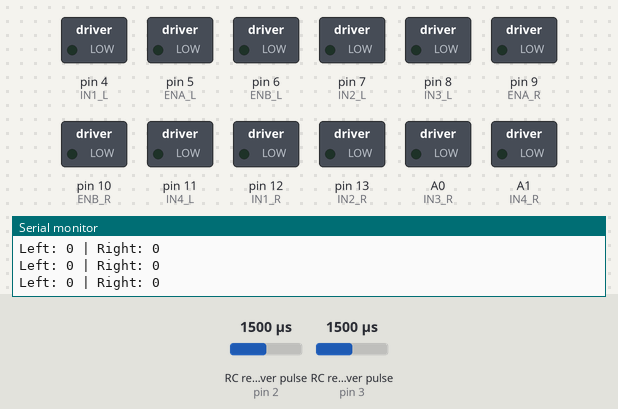
The sketch below on a simulated Arduino Uno, built with avr-gcc and run on an emulated ATmega328P. Parts: switched loads named in the sketch (green lamp = pin HIGH), the last lines printed to the serial monitor. Wiring (inferred from the names in the program): 2 × RC receiver channel: data pin 2 / data pin 3. The test bench sets the inputs (shaded band); at power-on: RC receiver pulse (sensors on pin 2, pin 3) 1500 µs.

Above: at 1.2 s.
1.3 s: RC receiver pulse (sensor on pin 2) set to 1582 µs
4.3 s: RC receiver pulse (sensor on pin 2) set to 1597 µs
At 5.5 s:
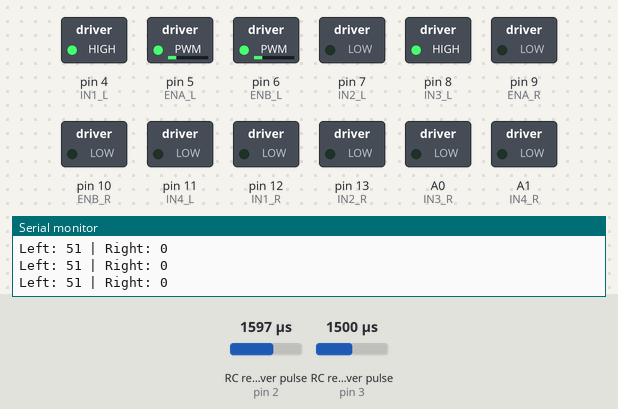
5.8 s: RC receiver pulse (sensor on pin 3) set to 1536 µs
7.3 s: RC receiver pulse (sensor on pin 3) set to 1590 µs
10.3 s: RC receiver pulse (sensor on pin 3) set to 1612 µs
At 11.5 s:
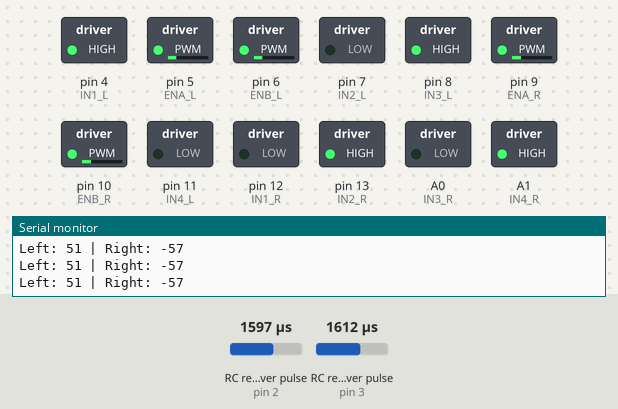
11.8 s: RC receiver pulse (sensor on pin 3) set to 1750 µs
At 15.0 s:
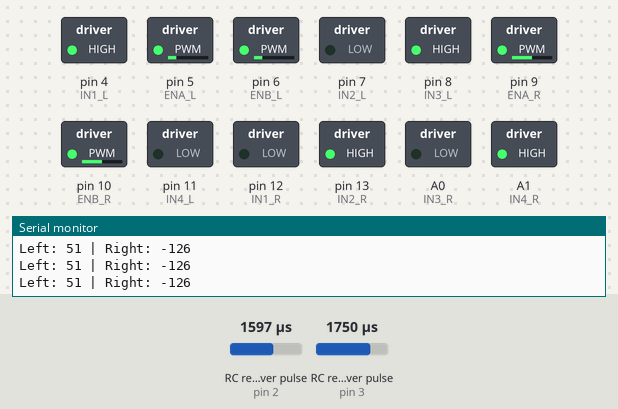
Timing chart, 0 to 15.8 s (numbered marks = the images above; inputs shaded):
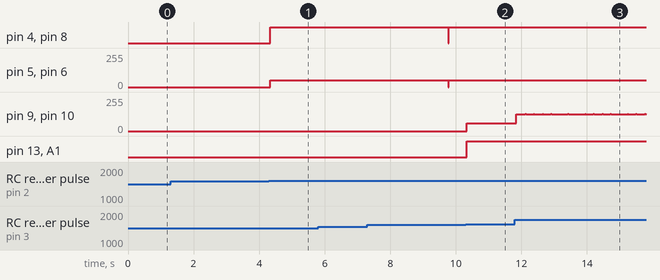

Measured:
- the behaviour switches between 1596 and 1597 µs on RC receiver pulse (sensor on pin 2) (found by bisection; images 0 and 1)
- the behaviour switches between 1599 and 1600 µs on RC receiver pulse (sensor on pin 3) (found by bisection; images 1 and 2)
- after the input at 4.3 s, pin 4 (IN1_L), pin 8 (IN3_L): LOW → HIGH at once; pin 5 (ENA_L), pin 6 (ENB_L): 0/255 → 51/255 at once
- after the input at 10.3 s, pin 9 (ENA_R), pin 10 (ENB_R): 0/255 → 57/255 at once; pin 13 (IN2_R), A1 (IN4_R): LOW → HIGH at once

The sketch:

code.ino
```cpp
// ============================================================
//   RC CAR - All 4 EN pins on PWM
// ============================================================

#define CH1_PIN 2
#define CH2_PIN 3

volatile unsigned long ch1_start = 0, ch2_start = 0;
volatile int ch1_val = 0, ch2_val = 0;

// === L298N #1 LEFT ===
const int ENA_L = 5;   // PWM ✅
const int IN1_L = 4;
const int IN2_L = 7;
const int ENB_L = 6;   // PWM ✅
const int IN3_L = 8;
const int IN4_L = 11;

// === L298N #2 RIGHT ===
const int ENA_R = 9;   // PWM ✅
const int IN1_R = 12;
const int IN2_R = 13;
const int ENB_R = 10;  // PWM ✅
const int IN3_R = A0;
const int IN4_R = A1;

const int RES_MIN = 1000;
const int RES_MAX = 2000;

// ============================================================
void ch1_ISR() {
  if (digitalRead(CH1_PIN) == HIGH) ch1_start = micros();
  else {
    unsigned long w = micros() - ch1_start;
    if (w >= 900 && w <= 2100)
      ch1_val = map(w, RES_MIN, RES_MAX, -255, 255);
  }
}

void ch2_ISR() {
  if (digitalRead(CH2_PIN) == HIGH) ch2_start = micros();
  else {
    unsigned long w = micros() - ch2_start;
    if (w >= 900 && w <= 2100)
      ch2_val = map(w, RES_MIN, RES_MAX, -255, 255);
  }
}

// ============================================================
void setup() {
  Serial.begin(9600);

  pinMode(CH1_PIN, INPUT);
  pinMode(CH2_PIN, INPUT);
  attachInterrupt(digitalPinToInterrupt(CH1_PIN), ch1_ISR, CHANGE);
  attachInterrupt(digitalPinToInterrupt(CH2_PIN), ch2_ISR, CHANGE);

  pinMode(ENA_L, OUTPUT); pinMode(IN1_L, OUTPUT); pinMode(IN2_L, OUTPUT);
  pinMode(ENB_L, OUTPUT); pinMode(IN3_L, OUTPUT); pinMode(IN4_L, OUTPUT);
  pinMode(ENA_R, OUTPUT); pinMode(IN1_R, OUTPUT); pinMode(IN2_R, OUTPUT);
  pinMode(ENB_R, OUTPUT); pinMode(IN3_R, OUTPUT); pinMode(IN4_R, OUTPUT);

  stopAll();
  Serial.println("Ready — All 4 EN pins on PWM");
}

// ============================================================
void loop() {
  int leftSpeed  = ch1_val;   // CH1 → Left motors directly
  int rightSpeed = -ch2_val;  // CH2 → Right motors INVERTED

  Serial.print("Left: "); Serial.print(leftSpeed);
  Serial.print(" | Right: "); Serial.println(rightSpeed);

  // Deadzone
  if (abs(leftSpeed)  < 50) leftSpeed  = 0;
  if (abs(rightSpeed) < 50) rightSpeed = 0;

  leftSpeed  = constrain(leftSpeed,  -255, 255);
  rightSpeed = constrain(rightSpeed, -255, 255);

  driveLeft(leftSpeed);
  driveRight(rightSpeed);

  delay(20);
}

// ============================================================
void driveLeft(int spd) {
  int a = LOW, b = LOW;
  if      (spd > 0) { a = HIGH; b = LOW; }
  else if (spd < 0) { a = LOW; b = HIGH; spd = -spd; }
  int s = constrain(spd, 0, 255);

  digitalWrite(IN1_L, a); digitalWrite(IN2_L, b); analogWrite(ENA_L, s);
  digitalWrite(IN3_L, a); digitalWrite(IN4_L, b); analogWrite(ENB_L, s);
}

void driveRight(int spd) {
  int a = LOW, b = LOW;
  if      (spd > 0) { a = HIGH; b = LOW; }
  else if (spd < 0) { a = LOW; b = HIGH; spd = -spd; }
  int s = constrain(spd, 0, 255);

  digitalWrite(IN1_R, a); digitalWrite(IN2_R, b); analogWrite(ENA_R, s);
  digitalWrite(IN3_R, a); digitalWrite(IN4_R, b); analogWrite(ENB_R, s);
}

void stopAll() {
  analogWrite(ENA_L, 0); digitalWrite(IN1_L, LOW); digitalWrite(IN2_L, LOW);
  analogWrite(ENB_L, 0); digitalWrite(IN3_L, LOW); digitalWrite(IN4_L, LOW);
  analogWrite(ENA_R, 0); digitalWrite(IN1_R, LOW); digitalWrite(IN2_R, LOW);
  analogWrite(ENB_R, 0); digitalWrite(IN3_R, LOW); digitalWrite(IN4_R, LOW);
}
```
